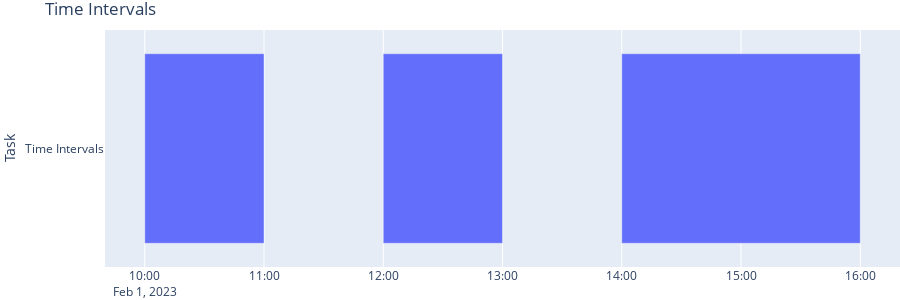

The notebook cell saved with this chart:
### Code cell
intervals = TimeIntervals([TimeInterval(datetime(2023, 2, 1, 10), datetime(2023, 2, 1, 11)),
                           TimeInterval(datetime(2023, 2, 1, 12), datetime(2023, 2, 1, 13)),
                           TimeInterval(datetime(2023, 2, 1, 14), datetime(2023, 2, 1, 16))])
intervals.visualize_gantt()

### Figure 1 — Plotly figure (JSON) as saved in the notebook; plotly's stock layout.template omitted (floating-point values rounded to 4 significant figures)
{"data": [{"alignmentgroup": "True", "base": ["2023-02-01T10:00:00", "2023-02-01T12:00:00", "2023-02-01T14:00:00"], "hovertemplate": "Start=%{base}<br>Finish=%{x}<br>Task=%{y}<extra></extra>", "legendgroup": "", "marker": {"color": "#636efa", "pattern": {"shape": ""}}, "name": "", "offsetgroup": "", "orientation": "h", "showlegend": false, "textposition": "auto", "type": "bar", "x": [3600000, 3600000, 7200000], "xaxis": "x", "y": ["Time Intervals", "Time Intervals", "Time Intervals"], "yaxis": "y"}], "layout": {"barmode": "overlay", "height": 300, "legend": {"tracegroupgap": 0}, "margin": {"b": 0, "l": 0, "r": 0, "t": 30}, "title": {"text": "Time Intervals"}, "xaxis": {"anchor": "y", "domain": [0, 1], "showgrid": true, "showticklabels": true, "type": "date"}, "yaxis": {"anchor": "x", "autorange": "reversed", "domain": [0, 1], "showgrid": false, "showticklabels": true, "title": {"text": "Task"}}}}
